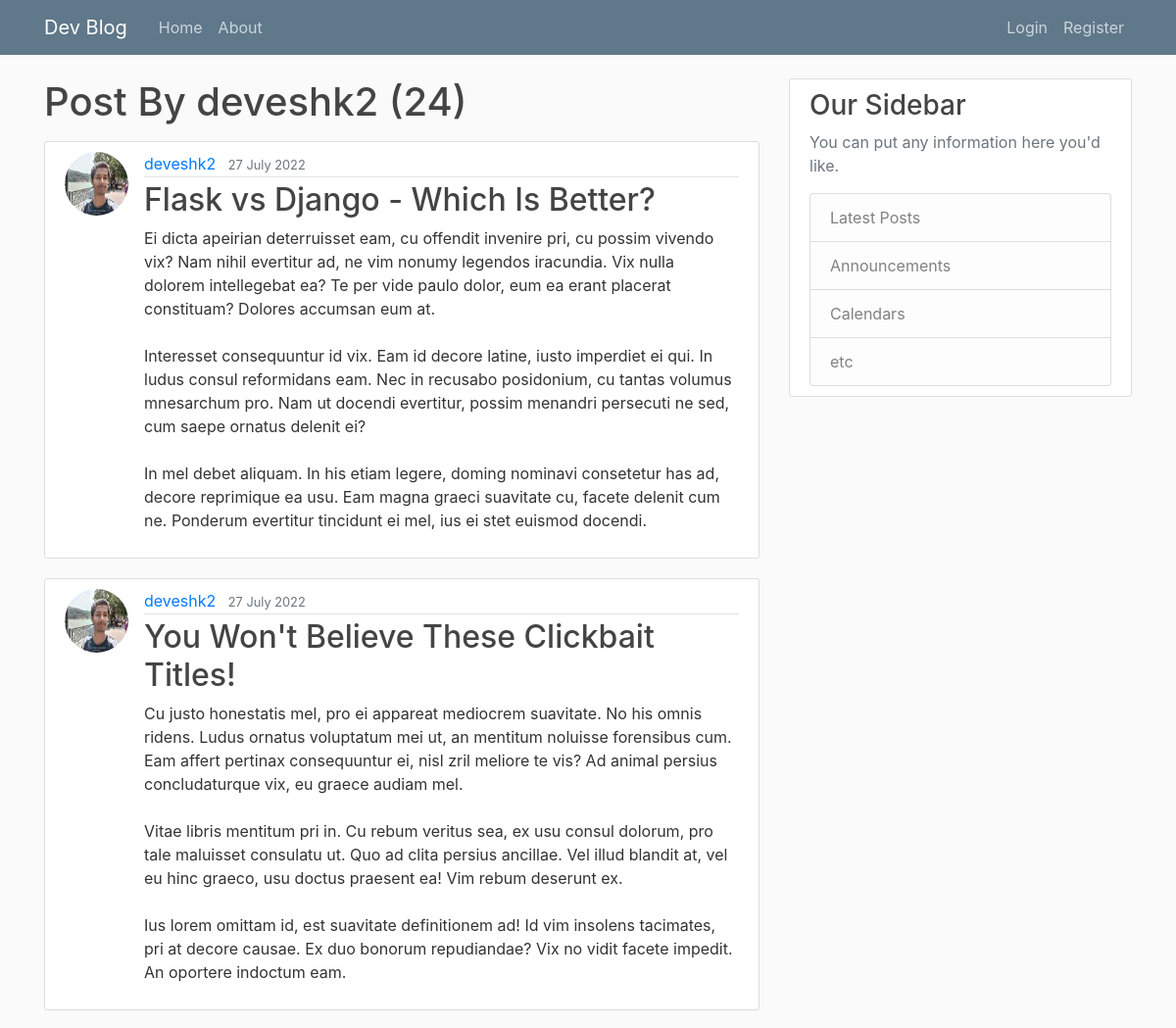
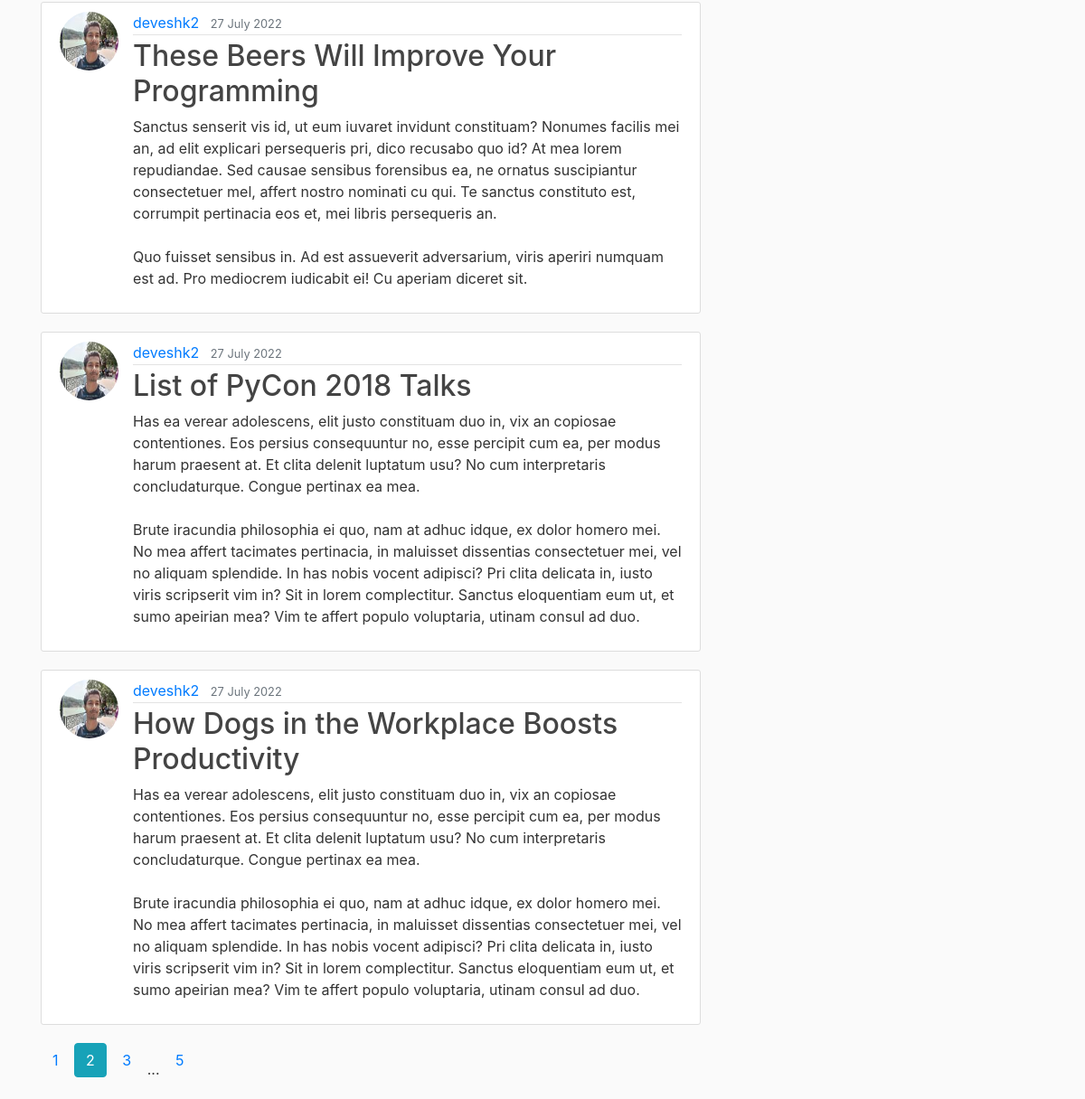
Page /user/deveshk2?page=2 on the committed database (2 pictures, top to bottom).
### FlaskBlog/models.py (models this page shows, shortened)
class User(db.Model, UserMixin):
    id = db.Column(db.Integer, primary_key=True)
    username = db.Column(db.String(20), unique=True, nullable=False)
    email = db.Column(db.String(120), unique=True, nullable=False)
    image_file = db.Column(db.String(120), nullable=False, default="default.jpg")
    password = db.Column(db.String(60), nullable=False)
    posts = db.relationship("Post", backref="author", lazy=True)

class Post(db.Model):
    id = db.Column(db.Integer, primary_key=True)
    title = db.Column(db.String(100), nullable=False)
    date_posted = db.Column(db.DateTime, nullable=False, default=date.today())
    content = db.Column(db.Text, nullable=False)
    user_id = db.Column(db.Integer, db.ForeignKey("user.id"), nullable=False)

### FlaskBlog/Users/route.py (the view)
@users.route("/user/<string:username>")
def user_posts(username):
    page = request.args.get('page', 1, type=int)
    user = User.query.filter_by(username=username).first_or_404()
    posts = Post.query.filter_by(author=user) \
        .order_by(Post.date_posted.desc()) \
        .paginate(page=page, per_page=5)
    return render_template('user_posts.html', posts=posts, user=user)

### FlaskBlog/templates/user_posts.html
{% extends "layout.html" %}
{% block content %}
<h1 class="mb-3">Post By {{ user.username }} ({{ posts.total }})</h1>
{% for post in posts.items %}
<article class="media content-section">
    <img class="rounded-circle article-img"
         src="{{ url_for('static', filename='profile_pics/' + post.author.image_file) }}">
    <div class="media-body">
        <div class="article-metadata">
            <a class="mr-2" href="{{ url_for('users.user_posts', username=post.author.username) }}">{{ post.author.username }}</a>
            <small class="text-muted">{{ post.date_posted.strftime("%d %B %Y") }}</small>
        </div>
        <h2><a class="article-title" href="{{ url_for('posts.my_post', post_id=post.id) }}">{{ post.title }}</a></h2>
        <p class="article-content">{{ post.content }}</p>
    </div>
</article>
{% endfor %}
{% for page_num in posts.iter_pages(left_edge=1, right_edge=1, left_current=1, right_current=2) %}
{% if page_num %}
{% if posts.page == page_num %}
<a class="btn btn-outline-info mb-4 active" href="{{ url_for('users.user_posts', username=user.username, page=page_num) }}">{{ page_num }}</a>
{% else %}
<a class="btn btn-outing-info mb-4" href="{{ url_for('users.user_posts', username=user.username, page=page_num) }}">{{ page_num }}</a>
{% endif %}
{% else %}
...
{% endif %}
{% endfor %}
{% endblock content %}

### FlaskBlog/static/main.css (style rules this page uses)
body { background: #fafafa; color: #333333; margin-top: 5rem; }
h1, h2, h3, h4, h5, h6 { color: #444444; }
.content-section { background: #ffffff; padding: 10px 20px; border: 1px solid #dddddd; border-radius: 3px; margin-bottom: 20px; }
.article-title { color: #444444; }
.article-content { white-space: pre-line; }
.article-img { height: 65px; width: 65px; margin-right: 16px; }
.article-metadata { padding-bottom: 1px; margin-bottom: 4px; border-bottom: 1px solid #e3e3e3 }

### rows in the picture
User: username "deveshk2"
Post: image_file (picture), author.username "deveshk2", date_posted "27 July 2022", title "Flask vs Django - Which Is Better?", content "Ei dicta apeirian deterruisset eam, cu offendit invenire pri, cu possim vivendo vix? Nam nihil evertitur ad, ne vim nonumy legendos iracundia. Vix nulla dolorem intellegebat ea? Te per vide paulo dolor, eum ea erant placerat constituam? Dolores accumsan eum at. Interesset consequuntur id vix. Eam id decore latine, iusto imperdiet ei qui. In ludus consul reformidans eam. Nec in recusabo posidonium, cu tantas volumus mnesarchum pro. Nam ut docendi evertitur, possim menandri persecuti ne sed, cum saepe ornatus delenit ei? In mel debet aliquam. In his etiam legere, doming nominavi consetetur has ad, decore reprimique ea usu. Eam magna graeci suavitate cu, facete delenit cum ne. Ponderum…"
Post: image_file (picture), author.username "deveshk2", date_posted "27 July 2022", title "You Won't Believe These Clickbait Titles!", content "Cu justo honestatis mel, pro ei appareat mediocrem suavitate. No his omnis ridens. Ludus ornatus voluptatum mei ut, an mentitum noluisse forensibus cum. Eam affert pertinax consequuntur ei, nisl zril meliore te vis? Ad animal persius concludaturque vix, eu graece audiam mel. Vitae libris mentitum pri in. Cu rebum veritus sea, ex usu consul dolorum, pro tale maluisset consulatu ut. Quo ad clita persius ancillae. Vel illud blandit at, vel eu hinc graeco, usu doctus praesent ea! Vim rebum deserunt ex. Ius lorem omittam id, est suavitate definitionem ad! Id vim insolens tacimates, pri at decore causae. Ex duo bonorum repudiandae? Vix no vidit facete impedit. An oportere indoctum eam."
Post: image_file (picture), author.username "deveshk2", date_posted "27 July 2022", title "These Beers Will Improve Your Programming", content "Sanctus senserit vis id, ut eum iuvaret invidunt constituam? Nonumes facilis mei an, ad elit explicari persequeris pri, dico recusabo quo id? At mea lorem repudiandae. Sed causae sensibus forensibus ea, ne ornatus suscipiantur consectetuer mel, affert nostro nominati cu qui. Te sanctus constituto est, corrumpit pertinacia eos et, mei libris persequeris an. Quo fuisset sensibus in. Ad est assueverit adversarium, viris aperiri numquam est ad. Pro mediocrem iudicabit ei! Cu aperiam diceret sit."
Post: image_file (picture), author.username "deveshk2", date_posted "27 July 2022", title "List of PyCon 2018 Talks", content "Has ea verear adolescens, elit justo constituam duo in, vix an copiosae contentiones. Eos persius consequuntur no, esse percipit cum ea, per modus harum praesent at. Et clita delenit luptatum usu? No cum interpretaris concludaturque. Congue pertinax ea mea. Brute iracundia philosophia ei quo, nam at adhuc idque, ex dolor homero mei. No mea affert tacimates pertinacia, in maluisset dissentias consectetuer mei, vel no aliquam splendide. In has nobis vocent adipisci? Pri clita delicata in, iusto viris scripserit vim in? Sit in lorem complectitur. Sanctus eloquentiam eum ut, et sumo apeirian mea? Vim te affert populo voluptaria, utinam consul ad duo."
Post: image_file (picture), author.username "deveshk2", date_posted "27 July 2022", title "How Dogs in the Workplace Boosts Productivity", content "Has ea verear adolescens, elit justo constituam duo in, vix an copiosae contentiones. Eos persius consequuntur no, esse percipit cum ea, per modus harum praesent at. Et clita delenit luptatum usu? No cum interpretaris concludaturque. Congue pertinax ea mea. Brute iracundia philosophia ei quo, nam at adhuc idque, ex dolor homero mei. No mea affert tacimates pertinacia, in maluisset dissentias consectetuer mei, vel no aliquam splendide. In has nobis vocent adipisci? Pri clita delicata in, iusto viris scripserit vim in? Sit in lorem complectitur. Sanctus eloquentiam eum ut, et sumo apeirian mea? Vim te affert populo voluptaria, utinam consul ad duo."

### other values in the picture
{{ posts.total }} "24"
{{ page_num }} "1" "3" "5"
{{ page_num }} "2"
